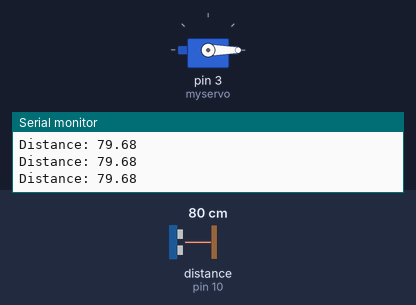
Recording of a sketch running on a simulated Arduino Uno, built with avr-gcc and run on an emulated ATmega328P. Parts: servo, the last lines printed to the serial monitor. Wiring (inferred from the names in the program): ultrasonic range finder: trigger pin 9; echo pin 10. The inputs (shaded band) are chosen by the test bench; at power-on: distance to the obstacle (sensor on pin 10) 80 cm. The echo pulse lasts 58.3 µs per cm.

Above: at 1.2 s.
1.3 s: distance to the obstacle (sensor on pin 10) set to 17 cm
2.8 s: distance to the obstacle (sensor on pin 10) set to 13 cm
At 4.1 s:
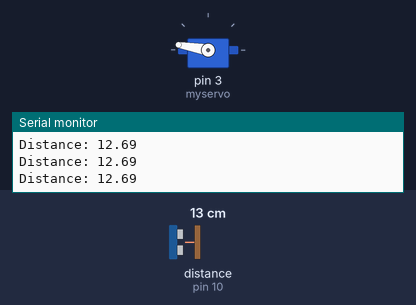
4.4 s: distance to the obstacle (sensor on pin 10) set to 37 cm
5.9 s: distance to the obstacle (sensor on pin 10) set to 45 cm
At 6.6 s:
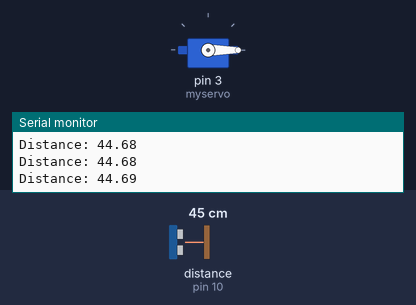
7.5 s: distance to the obstacle (sensor on pin 10) set to 2 cm
At 8.2 s:
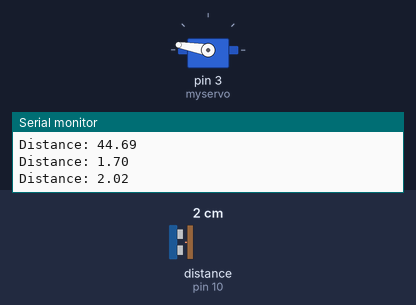
Timing chart, 0 to 10.3 s (numbered marks = the images above; inputs shaded):
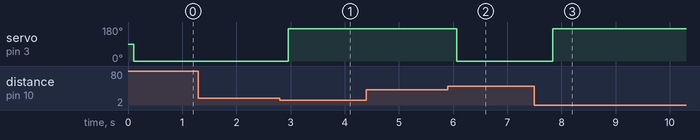

The sketch:

RoboCar.ino
```cpp
#include <Servo.h>

const int trigPin = 9;
const int echoPin = 10;
Servo myservo;
float duration, distance;
void setup() {
  // put your setup code here, to run once:
  myservo.attach(3);
  pinMode(trigPin, OUTPUT);
  pinMode(echoPin, INPUT);
  Serial.begin(9600);
}

void left() {
  myservo.write(0);
  delay(150);
}
void right () {
  myservo.write(170);
  delay(150);
}
void servoCenter() {
  myservo.write(80);
  delay(150);
}
float ultrasonic() {
  digitalWrite(trigPin, LOW);
  delayMicroseconds(2);
  digitalWrite(trigPin, HIGH);
  delayMicroseconds(10);
  digitalWrite(trigPin, LOW);

  duration = pulseIn(echoPin, HIGH);
  distance = (duration*.0343)/2;
  return distance;
}

void loop() {
  distance = ultrasonic();
  Serial.print("Distance: ");
  Serial.println(distance);
  delay(100);
  if(distance >= 40) {
    left();
  }else if(distance <= 15) {
    right();
  }
}
```

Measured:
- the behaviour switches between 16 and 15 cm on distance to the obstacle (sensor on pin 10) (found by bisection; images 0 and 1)
- the behaviour switches between 40 and 41 cm on distance to the obstacle (sensor on pin 10) (found by bisection; images 1 and 2)
- after the input at 2.8 s, servo on pin 3 (myservo): 0° → 170° after 0.16 s
- after the input at 5.9 s, servo on pin 3 (myservo): 170° → 0° after 0.17 s
- after the input at 7.5 s, servo on pin 3 (myservo): 0° → 170° after 0.34 s
